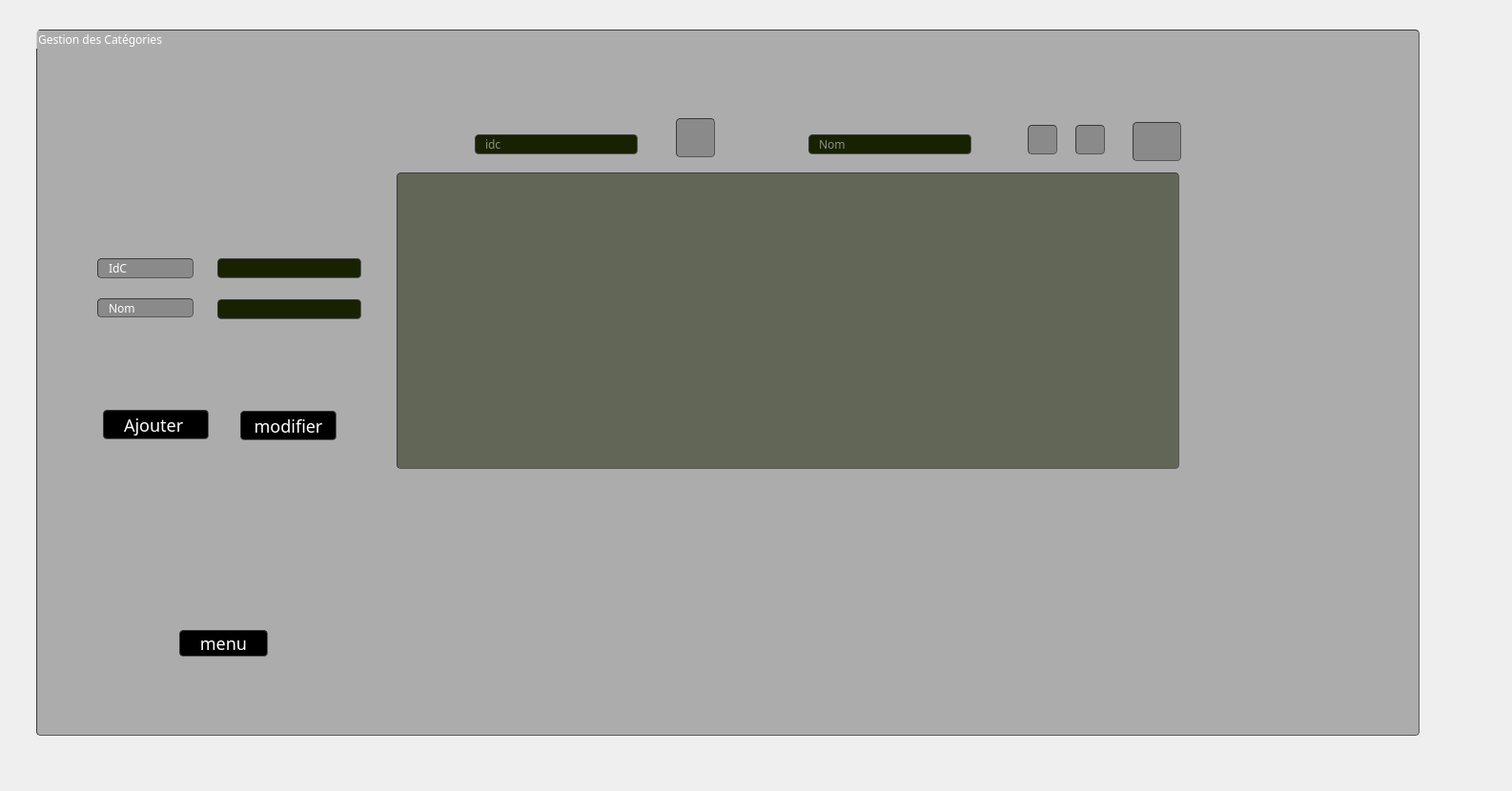
     <widget class="QWidget" name="tab_5">
      <attribute name="title">
       <string>Catégories</string>
      </attribute>
      <widget class="QGroupBox" name="groupBox_6">
       <property name="geometry">
        <rect>
         <x>38</x>
         <y>31</y>
         <width>1451</width>
         <height>741</height>
        </rect>
       </property>
       <property name="styleSheet">
        <string notr="true">border-width: 1px; border-radius: 4px;
	border-color: rgb(58, 58, 58);
	border-style: inset;
	padding: 0 8px;
	color: rgb(255, 255, 255);
	
background-color:rgba(105, 105, 105,0.5);
	selection-background-color:#ffffff;
	selection-color:#ffffff;
font: 75 8pt &quot;MS Shell Dlg 2&quot;;
font-family: century gothic;</string>
       </property>
       <property name="title">
        <string>Gestion des Catégories</string>
       </property>
       <widget class="QLineEdit" name="lineEdit_Idc">
        <property name="geometry">
         <rect>
          <x>460</x>
          <y>110</y>
          <width>171</width>
          <height>21</height>
         </rect>
        </property>
        <property name="styleSheet">
         <string notr="true">border-width: 1px; border-radius: 4px;
	border-color: rgb(58, 58, 58);
	border-style: inset;
	padding: 0 8px;
	color: rgb(255, 255, 255);
	
background-color: rgb(24, 33, 2);
	selection-background-color:#ffffff;
	selection-color:#ffffff</string>
        </property>
        <property name="placeholderText">
         <string>idc</string>
        </property>
       </widget>
       <widget class="QPushButton" name="pushButton_suppCat">
        <property name="geometry">
         <rect>
          <x>671</x>
          <y>93</y>
          <width>41</width>
          <height>41</height>
         </rect>
        </property>
        <property name="styleSheet">
         <string notr="true">border-image: url(:/img/img/delete.png);</string>
        </property>
        <property name="text">
         <string/>
        </property>
       </widget>
       <widget class="QLabel" name="label_30">
        <property name="geometry">
         <rect>
          <x>64</x>
          <y>282</y>
          <width>101</width>
          <height>20</height>
         </rect>
        </property>
        <property name="styleSheet">
         <string notr="true">border-width: 1px; border-radius: 4px;
	border-color: rgb(58, 58, 58);
	border-style: inset;
	padding: 0 8px;
	color: rgb(255, 255, 255);
	
background-color:rgba(105, 105, 105,0.5);
	selection-background-color:#ffffff;
	selection-color:#ffffff;
font: 75 8pt &quot;MS Shell Dlg 2&quot;;
font-family: century gothic;</string>
        </property>
        <property name="text">
         <string>Nom </string>
        </property>
       </widget>
       <widget class="QLineEdit" name="lineEdit_idc">
        <property name="geometry">
         <rect>
          <x>190</x>
          <y>240</y>
          <width>151</width>
          <height>21</height>
         </rect>
        </property>
        <property name="styleSheet">
         <string notr="true">border-width: 1px; border-radius: 4px;
	border-color: rgb(58, 58, 58);
	border-style: inset;
	padding: 0 8px;
	color: rgb(255, 255, 255);
	
background-color: rgb(24, 33, 2);
	selection-background-color:#ffffff;
	selection-color:#ffffff</string>
        </property>
       </widget>
       <widget class="QLineEdit" name="lineEdit_nomc">
        <property name="geometry">
         <rect>
          <x>190</x>
          <y>283</y>
          <width>151</width>
          <height>21</height>
         </rect>
        </property>
        <property name="styleSheet">
         <string notr="true">border-width: 1px; border-radius: 4px;
	border-color: rgb(58, 58, 58);
	border-style: inset;
	padding: 0 8px;
	color: rgb(255, 255, 255);
	
background-color: rgb(24, 33, 2);
	selection-background-color:#ffffff;
	selection-color:#ffffff</string>
        </property>
       </widget>
       <widget class="QLabel" name="label_31">
        <property name="geometry">
         <rect>
          <x>64</x>
          <y>240</y>
          <width>101</width>
          <height>21</height>
         </rect>
        </property>
        <property name="styleSheet">
         <string notr="true">border-width: 1px; border-radius: 4px;
	border-color: rgb(58, 58, 58);
	border-style: inset;
	padding: 0 8px;
	color: rgb(255, 255, 255);
	
background-color:rgba(105, 105, 105,0.5);
	selection-background-color:#ffffff;
	selection-color:#ffffff;
font: 75 8pt &quot;MS Shell Dlg 2&quot;;
font-family: century gothic;</string>
        </property>
        <property name="text">
         <string>IdC</string>
        </property>
       </widget>
       <widget class="QPushButton" name="pushButton_modifCat">
        <property name="geometry">
         <rect>
          <x>214</x>
          <y>400</y>
          <width>101</width>
          <height>31</height>
         </rect>
        </property>
        <property name="styleSheet">
         <string notr="true">font: 75 6pt &quot;MS Shell Dlg 2&quot;;
background-color:rgb(0, 0, 0);
border-radius: 4px;
	border-color: rgb(58, 58, 58);
	border-style: inset;
font-family: century gothic;
font-size: 18px;
color: rgb(255, 255, 255);</string>
        </property>
        <property name="text">
         <string>modifier</string>
        </property>
       </widget>
       <widget class="QPushButton" name="pushButton_ajoutcat">
        <property name="geometry">
         <rect>
          <x>70</x>
          <y>399</y>
          <width>111</width>
          <height>31</height>
         </rect>
        </property>
        <property name="styleSheet">
         <string notr="true">font: 75 6pt &quot;MS Shell Dlg 2&quot;;
background-color:rgb(0, 0, 0);
border-radius: 4px;
	border-color: rgb(58, 58, 58);
	border-style: inset;
font-family: century gothic;
font-size: 18px;
color: rgb(255, 255, 255);</string>
        </property>
        <property name="text">
         <string>Ajouter </string>
        </property>
       </widget>
       <widget class="QTableView" name="tabCat">
        <property name="geometry">
         <rect>
          <x>378</x>
          <y>150</y>
          <width>821</width>
          <height>311</height>
         </rect>
        </property>
        <property name="styleSheet">
         <string notr="true">QTableView {
background: rgba(255, 255, 255,0.5);
background-color: rgba(24, 33, 2,0.5);
}
QTableView QTableCornerButton::section
{
     background: rgb(114, 124, 127);
}
QTableView::item:focus

{
    color:black;
}
QTableView::item:selected
{
    color:black;
     background: rgba(0, 0, 0, 50%);
}
QHeaderView::section
{

     background:black;
}</string>
        </property>
       </widget>
       <widget class="QPushButton" name="pushButton_rechCat">
        <property name="geometry">
         <rect>
          <x>1040</x>
          <y>100</y>
          <width>31</width>
          <height>31</height>
         </rect>
        </property>
        <property name="styleSheet">
         <string notr="true">border-image: url(:/img/img/rech.png);</string>
        </property>
        <property name="text">
         <string/>
        </property>
       </widget>
       <widget class="QPushButton" name="pushButton_triCat">
        <property name="geometry">
         <rect>
          <x>1090</x>
          <y>100</y>
          <width>31</width>
          <height>31</height>
         </rect>
        </property>
        <property name="styleSheet">
         <string notr="true">border-image: url(:/img/img/Trie.png);</string>
        </property>
        <property name="text">
         <string/>
        </property>
       </widget>
       <widget class="QLineEdit" name="lineEdit_rechCat">
        <property name="geometry">
         <rect>
          <x>810</x>
          <y>110</y>
          <width>171</width>
          <height>21</height>
         </rect>
        </property>
        <property name="styleSheet">
         <string notr="true">border-width: 1px; border-radius: 4px;
	border-color: rgb(58, 58, 58);
	border-style: inset;
	padding: 0 8px;
	color: rgb(255, 255, 255);
	
background-color: rgb(24, 33, 2);
	selection-background-color:#ffffff;
	selection-color:#ffffff</string>
        </property>
        <property name="placeholderText">
         <string>Nom</string>
        </property>
       </widget>
       <widget class="QPushButton" name="pushButton_menu2">
        <property name="geometry">
         <rect>
          <x>150</x>
          <y>630</y>
          <width>93</width>
          <height>28</height>
         </rect>
        </property>
        <property name="styleSheet">
         <string notr="true">font: 75 6pt &quot;MS Shell Dlg 2&quot;;
background-color:rgb(0, 0, 0);
border-radius: 4px;
	border-color: rgb(58, 58, 58);
	border-style: inset;
font-family: century gothic;
font-size: 18px;
color: rgb(255, 255, 255);</string>
        </property>
        <property name="text">
         <string>menu</string>
        </property>
       </widget>
       <widget class="QPushButton" name="pushButton_30">
        <property name="geometry">
         <rect>
          <x>1150</x>
          <y>97</y>
          <width>51</width>
          <height>41</height>
         </rect>
        </property>
        <property name="styleSheet">
         <string notr="true">image: url(:/img/img/pdf.png);</string>
        </property>
        <property name="text">
         <string/>
        </property>
       </widget>
      </widget>
      <widget class="QLabel" name="label_32">
       <property name="geometry">
        <rect>
         <x>6</x>
         <y>0</y>
         <width>1571</width>
         <height>821</height>
        </rect>
       </property>
       <property name="styleSheet">
        <string notr="true">border-image: url(:/img/img/lagou.jpg);</string>
       </property>
       <property name="text">
        <string/>
       </property>
      </widget>
      <widget class="QLabel" name="label_33">
       <property name="geometry">
        <rect>
         <x>1160</x>
         <y>0</y>
         <width>291</width>
         <height>201</height>
        </rect>
       </property>
       <property name="styleSheet">
        <string notr="true">border-image: url(:/img/img/EST.png);</string>
       </property>
       <property name="text">
        <string/>
       </property>
      </widget>
      <zorder>label_32</zorder>
      <zorder>label_33</zorder>
      <zorder>groupBox_6</zorder>
     </widget>
